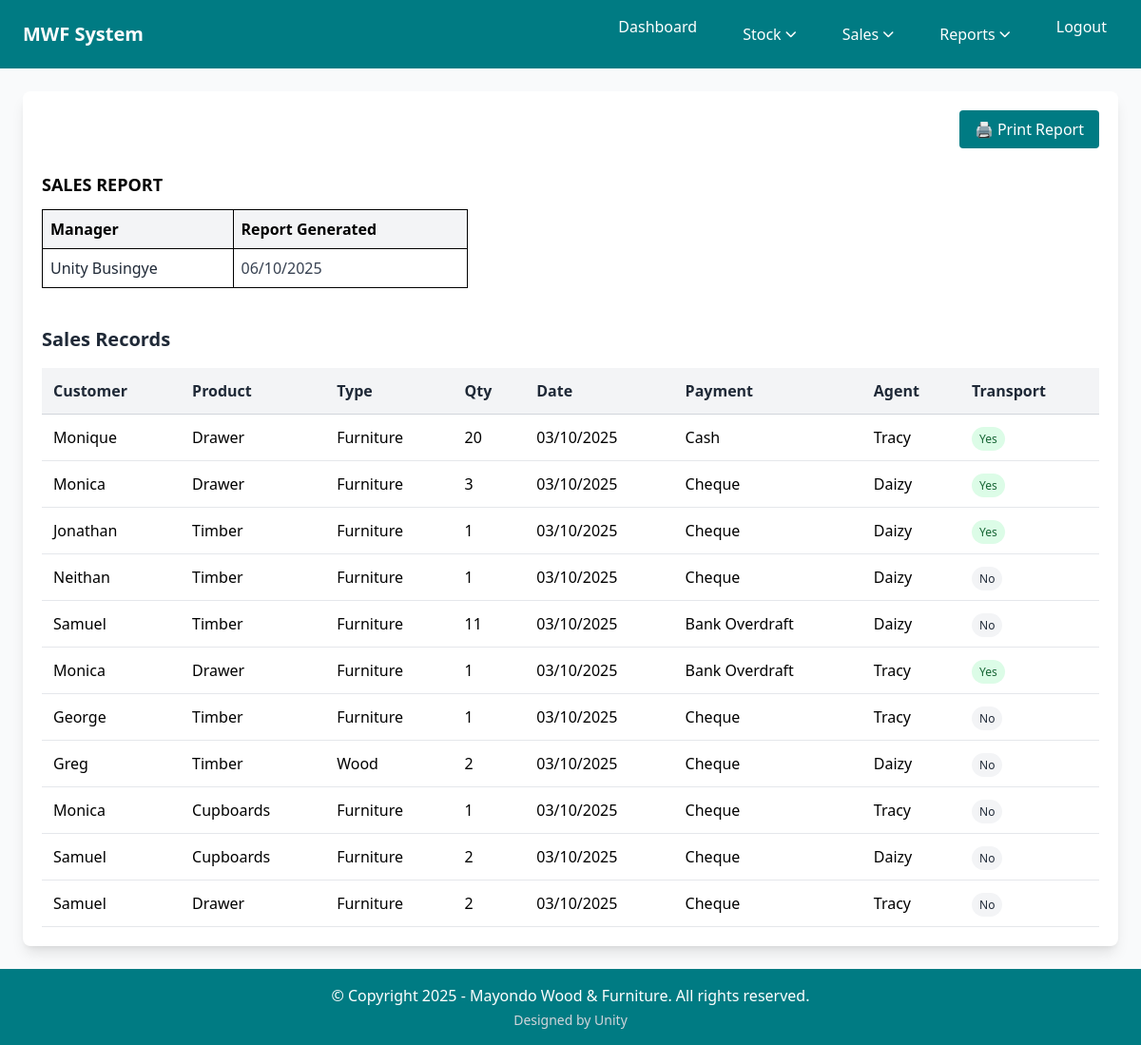
/saleReport/ (signed in), run on the app's committed database.
### home/models.py (models this page shows, shortened)
class Sale(models.Model):
    CUSTOMER_CHOICES = [('Timber', 'Timber'), ('Sofa', 'Sofa'),('Tables','Tables'),('Cupboards','Cupboards'),('Drawer','Drawer'),('Poles','Poles')]
    PRODUCT_TYPE_CHOICES = [('Wood', 'Wood'), ('Furniture', 'Furniture')]
    PAYMENT_CHOICES = [('Cash', 'Cash'), ('Cheque','Cheque'), ('Bank Overdraft','Bank Overdraft')]
    product_id = models.CharField(max_length=50, blank=True, unique=True)
    customer_name = models.CharField(max_length=100)
    product_name = models.CharField(max_length=100, choices=CUSTOMER_CHOICES,
                                   help_text="Select the product category",
                                   default='Timber')
    product_type = models.CharField(max_length=20, choices=PRODUCT_TYPE_CHOICES,
                                   help_text="Select the product type",
                                   default='Furniture')
    product_ref = models.ForeignKey(Product, on_delete=models.PROTECT, null=True, blank=True,
                                   help_text="Auto-populated from product details")
    quantity = models.IntegerField()  # Number of items sold
    date = models.DateField(null=False)  # When the sale occurred
    payment_type = models.TextField(choices = PAYMENT_CHOICES)  # How customer paid
    sales_agent = models.CharField(max_length=50)  # Employee who made the sale
    transport_required = models.BooleanField(default=False)  # Delivery needed (checkbox)

### home/views.py (the view)
# urls.py: path('saleReport/', saleReport, name='saleReport'),     # Sales report page
@secure_view
@login_required
@user_passes_test(is_employee_or_manager)
@manager_required
def saleReport(request):
    from django.contrib.auth.models import User
    from datetime import date
    start_date = request.GET.get("start_date")
    end_date = request.GET.get("end_date")
    all_sales = Sale.objects.all().order_by('-date')
    if start_date:
        all_sales = all_sales.filter(date__gte=start_date)
    if end_date:
        all_sales = all_sales.filter(date__lte=end_date)
    current_manager = request.user
    if not current_manager.groups.filter(name='Manager').exists():
        managers = User.objects.filter(groups__name='Manager').first()
        current_manager = managers if managers else request.user
    context = {
        'sales': all_sales,
        'start_date': start_date,
        'end_date': end_date,
        'manager_name': current_manager.get_full_name() or current_manager.username,
        'report_date': date.today(),
        'total_sales': all_sales.count(),
        'is_filtered': bool(start_date or end_date)
    }
    return render(request, "sales_report.html", context)

### home/context_processors.py (called while the page is built)
def user_roles(request):
    context = {
        'is_manager': False,
        'is_employee': False,
    }
    if request.user.is_authenticated:
        context['is_manager'] = request.user.groups.filter(name="Manager").exists()
        context['is_employee'] = request.user.groups.filter(name="Employee").exists()
    return context

### home/views.py (called while the page is built)
def manager_required(view_func):
    @wraps(view_func)
    def _wrapped_view(request, *args, **kwargs):
        if not request.user.is_authenticated:
            return redirect('login')
        if not request.user.groups.filter(name="Manager").exists():
            messages.error(request, "Access denied. Manager privileges required.")
            return redirect('dashboard')
        return view_func(request, *args, **kwargs)
    return _wrapped_view

def is_employee_or_manager(user):
    return user.is_authenticated and user.groups.filter(name__in=['Manager', 'Employee']).exists()

def secure_view(view_func):
    @wraps(view_func)
    @never_cache
    @cache_control(no_cache=True, must_revalidate=True, no_store=True)
    def wrapper(request, *args, **kwargs):
        response = view_func(request, *args, **kwargs)
        if hasattr(response, '__setitem__'):
            response['Cache-Control'] = 'no-cache, no-store, must-revalidate, max-age=0'
            response['Pragma'] = 'no-cache'
            response['Expires'] = '0'
            response['X-Frame-Options'] = 'DENY'  # Prevent clickjacking
        return response
    return wrapper

### home/templates/sales_report.html (shortened to what this page needs)
{% extends 'base.html' %}
{% block content %}
  <div class="max-w-screen-2xl mx-auto bg-white rounded-lg p-5 relative shadow-lg">
    <button class="print-btn absolute top-5 right-5 px-4 py-2 bg-cordes-dark text-white border-0 rounded cursor-pointer hover:bg-cordes-blue transition-colors" onclick="window.print()">🖨️ Print Report</button>
    <div class="mt-16 mb-8">
      <table class="border-collapse w-full max-w-md">
        <caption class="font-bold mb-3 text-left text-lg">SALES REPORT</caption>
        <thead class="bg-gray-100">
          <tr>
            <th class="border border-black p-2 text-left">Manager</th>
            <th class="border border-black p-2 text-left">Report Generated</th>
          </tr>
        </thead>
        <tbody>
          <tr>
            <td class="border border-black p-2 font-medium text-gray-800">{{ manager_name }}</td>
            <td class="border border-black p-2 text-gray-700">{{ report_date|date:"d/m/Y" }}</td>
          </tr>
        </tbody>
      </table>
    </div>
    <section class="w-full mt-10">
      <h2 class="text-xl font-semibold mb-4 text-gray-800">
        Sales Records
      </h2>
      <table class="w-full border-collapse">
        <thead>
          <tr class="bg-gray-100">
            <th class="p-3 text-left border-b border-gray-300 text-gray-800">Customer</th>
            <th class="p-3 text-left border-b border-gray-300 text-gray-800">Product</th>
            <th class="p-3 text-left border-b border-gray-300 text-gray-800">Type</th>
            <th class="p-3 text-left border-b border-gray-300 text-gray-800">Qty</th>
            <th class="p-3 text-left border-b border-gray-300 text-gray-800">Date</th>
            <th class="p-3 text-left border-b border-gray-300 text-gray-800">Payment</th>
            <th class="p-3 text-left border-b border-gray-300 text-gray-800">Agent</th>
            <th class="p-3 text-left border-b border-gray-300 text-gray-800">Transport</th>
          </tr>
        </thead>
        <tbody>
        {% for sale in sales %}
        <tr class="hover:bg-gray-50">
          <td class="p-3 border-b border-gray-200">{{ sale.customer_name }}</td>
          <td class="p-3 border-b border-gray-200">
            {{ sale.product_name|default:"N/A" }}
          </td>
          <td class="p-3 border-b border-gray-200">
            {{ sale.product_type|default:"N/A" }}
          </td>
          <td class="p-3 border-b border-gray-200">{{ sale.quantity }}</td>
          <td class="p-3 border-b border-gray-200">{{ sale.date|date:"d/m/Y" }}</td>
          <td class="p-3 border-b border-gray-200">{{ sale.payment_type }}</td>
          <td class="p-3 border-b border-gray-200">{{ sale.sales_agent }}</td>
          <td class="p-3 border-b border-gray-200">
            <span class="px-2 py-1 rounded-full text-xs font-medium {% if sale.transport_required %}bg-green-100 text-green-800{% else %}bg-gray-100 text-gray-800{% endif %}">
              {{ sale.transport_required|yesno:"Yes,No" }}
            </span>
          </td>
        </tr>
        {% endfor %}
      </tbody>
      </table>
    </section>
  </div>
{% endblock %}

### data on the page
Sale: customer_name "Monique", product_name "Drawer", product_type "Furniture", quantity "20", date "03/10/2025", payment_type "Cash", sales_agent "Tracy", transport_required "Yes"
Sale: customer_name "Monica", product_name "Drawer", product_type "Furniture", quantity "3", date "03/10/2025", payment_type "Cheque", sales_agent "Daizy", transport_required "Yes"
Sale: customer_name "Jonathan", product_name "Timber", product_type "Furniture", quantity "1", date "03/10/2025", payment_type "Cheque", sales_agent "Daizy", transport_required "Yes"
Sale: customer_name "Neithan", product_name "Timber", product_type "Furniture", quantity "1", date "03/10/2025", payment_type "Cheque", sales_agent "Daizy", transport_required "No"
Sale: customer_name "Samuel", product_name "Timber", product_type "Furniture", quantity "11", date "03/10/2025", payment_type "Bank Overdraft", sales_agent "Daizy", transport_required "No"
Sale: customer_name "Monica", product_name "Drawer", product_type "Furniture", quantity "1", date "03/10/2025", payment_type "Bank Overdraft", sales_agent "Tracy", transport_required "Yes"
Sale: customer_name "George", product_name "Timber", product_type "Furniture", quantity "1", date "03/10/2025", payment_type "Cheque", sales_agent "Tracy", transport_required "No"
Sale: customer_name "Greg", product_name "Timber", product_type "Wood", quantity "2", date "03/10/2025", payment_type "Cheque", sales_agent "Daizy", transport_required "No"
Sale: customer_name "Monica", product_name "Cupboards", product_type "Furniture", quantity "1", date "03/10/2025", payment_type "Cheque", sales_agent "Tracy", transport_required "No"
Sale: customer_name "Samuel", product_name "Cupboards", product_type "Furniture", quantity "2", date "03/10/2025", payment_type "Cheque", sales_agent "Daizy", transport_required "No"
Sale: customer_name "Samuel", product_name "Drawer", product_type "Furniture", quantity "2", date "03/10/2025", payment_type "Cheque", sales_agent "Tracy", transport_required "No"

### other printed values
{{ manager_name }} "Unity Busingye"
